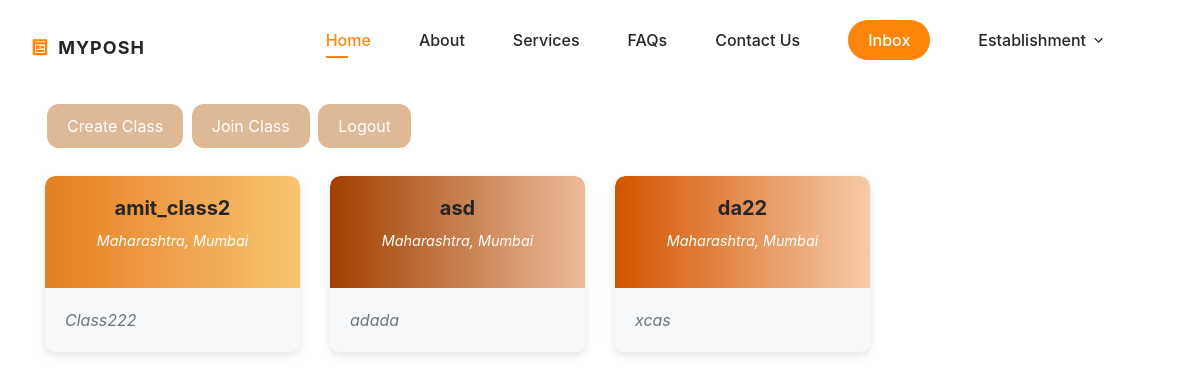
Screenshot of /group/ (signed in) with the database file from the repository.
### group/models.py (models this page shows, shortened)
class Enterprise(models.Model):
    enterprise_id = models.ForeignKey(settings.AUTH_USER_MODEL, on_delete=models.CASCADE)
    group_id = models.ForeignKey(Groups, on_delete=models.CASCADE)

class Groups(models.Model):
    group_name = models.CharField(max_length=100)
    section = models.CharField(max_length=100,default='Third Year')
    group_code = models.CharField(max_length = 10,default='0000000')

### group/views.py (the view)
# urls.py: path('group/', include('group.urls')),
def group(request):
    enterprise_mapping = Enterprise.objects.filter(enterprise_id = request.user).select_related('group_id')
    employee_mapping = Employee.objects.filter(employee_id = request.user).select_related('group_id')
    enterprise_all = Enterprise.objects.all()
    enterprise = EstablishmentUser.objects.filter(username = enterprise_all.first().enterprise_id).values('state', 'city')
    is_enterprise = True if str(request.user.username).startswith('ES') else False
    mappings = chain(enterprise_mapping, employee_mapping)
    return render(request,'groups.html',{'mappings':mappings,'teachers_all':enterprise_all, 'enterprise': enterprise, 'is_enterprise': is_enterprise})

### posh/templatetags/get_group.py (called while the page is built)
@register.filter(name='has_group')
def has_group(user, group_name):
    return user.groups.filter(name=group_name).exists()

### group/templates/groups.html (shortened to what this page needs)
{% extends "base.html" %}
{% load static %}
{% load humanize %}
{% block stylescss %}
<link rel="stylesheet" href="https://stackpath.bootstrapcdn.com/bootstrap/4.5.2/css/bootstrap.min.css">
<link rel="stylesheet" href="https://cdnjs.cloudflare.com/ajax/libs/font-awesome/4.7.0/css/font-awesome.min.css">
{% endblock %}
{% block content %}
<div class="container min-vh-100" id="top">
  <div class="d-flex justify-content-between align-items-center mb-4">
      <div>
        {% if is_enterprise %}
          <button class="mybtn myinfo mybtn-active" type="button" data-toggle="modal" data-target="#add_class">Create Class</button>
        {% endif %}
          <button class="mybtn myinfo mybtn-active" type="button" data-toggle="modal" data-target="#join_class">Join Class</button>
          <a href="{% url 'logout' %}" class="mybtn myinfo mybtn-active" style="text-decoration: none;">Logout</a>
      </div>
  </div>
  {% if mappings %}
  <div class="row">
    {% for mapping in mappings %}
      {% if forloop.counter|divisibleby:4 %}
        <div class="col-md-3">
          <div class="card custom_card card-margin">
            <div class="img-as-background colorme">
              <a href="{% url 'group:render_class' mapping.group_id.id %}" class="class-link">
                <h2 class="class-name-style">{{ mapping.group_id.group_name|truncatechars:30 }}</h2>
              </a>
              {% comment %} <p class="section-style"><i>{{ state|truncatechars:30 }},{{ city|truncatechars:30 }}</i></p> {% endcomment %}
              {% for teacher in enterprise %}
                {% comment %} {% if teacher.group_id == mapping.group_id %} {% endcomment %}
                  <p class="section-style"><i>{{ teacher.state|truncatechars:30 }},{{ teacher.city|truncatechars:30 }}</i></p>
                {% comment %} {% endif %} {% endcomment %}
              {% endfor %}
            </div>
            <div class="card-body card-text">
              <i>{{ mapping.group_id.section|truncatechars:20 }}</i>
            </div>
          </div>
        </div>
      {% if not forloop.last %}
        <br>
        <div class="row">
      {% endif %}
      {% else %}
        <div class="col-md-3">
          <div class="card custom_card card-margin">
            <div class="img-as-background colorme">
              <a href="{% url 'group:render_class' mapping.group_id.id %}" class="class-link">
                <h2 class="class-name-style">{{ mapping.group_id.group_name|truncatechars:30 }}</h2>
              </a>
              {% for teacher in enterprise %}
                  <p class="section-style"><i>{{ teacher.state|truncatechars:30 }},{{ teacher.city|truncatechars:30 }}</i></p>
              {% endfor %}
            </div>
            <div class="card-body card-text">
              <i>{{ mapping.group_id.section|truncatechars:30 }}</i>
            </div>
          </div>
        </div>
      {% endif %}
    {% endfor %}
  </div>
{% endif %}
</div>
{% endblock %}

### static/assets/css/main.css (style rules this page uses)
:root { --header-height: 3.5rem; --first-color: hsl(30, 100%, 52%); --first-color-alt: hsl(29, 54%, 73%); --first-color-light: hsl(30, 100%, 85%); --first-color-lighten: hsl(30, 100%, 95%); --title-color: hsl(30, 3%, 15%); --text-color: hsl(30, 4%, 25%); --text-color-light: hsl(30, 4%, 45%); --body-color: hsl(30, 0%, 100%);; --container-color: #FFF; --background-footer-color: rgb(29, 26, 26); --footer-text-color: rgb(245, 244, 244); --body-font: 'Poppins', sans-serif; --big-font-size: 2rem; --h1-font-size: 1.5rem; --h2-font-size: 1.25rem; --h3-font-size: 1rem; --normal-font-size: .938rem; --small-font-size: .813rem; --smaller-font-size: .75rem; --font-medium: 500; --font-semi-bold: 600; --mb-0-5: .5rem; --mb-0-75: .75rem; --mb-1: 1rem; --mb-1-5: 1.5rem; --mb-2: 2rem; --mb-2-5: 2.5rem; --z-tooptip: 10; --z-fixed: 100; }
@media screen and (min-width: 1000px) { :root { --big-font-size: 3.5rem; --h1-font-size: 2.25rem; --h2-font-size: 1.5rem; --h3-font-size: 1.25rem; --normal-font-size: 1rem; --small-font-size: .875rem; --smaller-font-size: .813rem; } }
* { box-sizing: border-box; padding: 0; margin: 0; text-decoration: none !important; }
html { scroll-behavior: smooth; }
body, button, input, textarea { font-family: var(--body-font); font-size: var(--normal-font-size); }
body { margin: var(--header-height) 0 0 0; background-color: var(--body-color); color: var(--text-color); transition: .4s; }
button { cursor: pointer; border: none; outline: none; }
h1, h2, h3 { color: var(--title-color); font-weight: var(--font-semi-bold); }
a { max-width: 100%; height: auto; }
.container { max-width: 968px; margin-left: var(--mb-1-5); margin-right: var(--mb-1-5); }
@media screen and (min-width: 767px) { body { margin: 0; } }
@media screen and (min-width:992px) { .container { margin-left: auto; margin-right: auto; } }

### static/assets/css/profile.css (style rules this page uses)
:root { --header-height: 3.5rem; --first-color: hsl(30, 100%, 52%); --first-color-alt: hsl(29, 54%, 73%); --first-color-light: hsl(30, 100%, 85%); --first-color-lighten: hsl(30, 100%, 95%); --title-color: hsl(30, 3%, 15%); --text-color: hsl(30, 4%, 25%); --text-color-light: hsl(30, 4%, 45%); --body-color: hsl(30, 0%, 100%);; --container-color: #FFF; --background-footer-color: rgb(29, 26, 26); --footer-text-color: rgb(245, 244, 244); --body-font: 'Poppins', sans-serif; --big-font-size: 2rem; --h1-font-size: 1.5rem; --h2-font-size: 1.25rem; --h3-font-size: 1rem; --normal-font-size: .938rem; --small-font-size: .813rem; --smaller-font-size: .75rem; --font-medium: 500; --font-semi-bold: 600; --mb-0-5: .5rem; --mb-0-75: .75rem; --mb-1: 1rem; --mb-1-5: 1.5rem; --mb-2: 2rem; --mb-2-5: 2.5rem; --z-tooptip: 10; --z-fixed: 100; }
@media screen and (min-width: 1000px) { :root { --big-font-size: 3.5rem; --h1-font-size: 2.25rem; --h2-font-size: 1.5rem; --h3-font-size: 1.25rem; --normal-font-size: 1rem; --small-font-size: .875rem; --smaller-font-size: .813rem; } }
html { scroll-behavior: smooth; }
body, button, input, textarea { font-family: var(--body-font); font-size: var(--normal-font-size); }
body { margin: var(--header-height) 0 0 0; background-color: var(--body-color); color: var(--text-color); transition: .4s; margin-top: 6rem; }
button { cursor: pointer; border: none; outline: none; }
h1, h2, h3 { color: var(--title-color); font-weight: var(--font-semi-bold); }
a { max-width: 100%; height: auto; }

### group/templates/groups.html (style rules this page uses)
.mybtn { background-color: var(--first-color); border: none; color: white; padding: 10px 20px; text-align: center; text-decoration: none; display: inline-block; font-size: 16px; margin: 4px 2px; transition-duration: 0.4s; cursor: pointer; border-radius: 12px; }
.mybtn-active { background-color: var(--first-color-alt); color: white; }
div#top { margin-top: 100px; }
.card.custom_card { border: none; border-radius: 10px; box-shadow: 0 4px 8px rgba(0, 0, 0, 0.1); overflow: hidden; margin-bottom: 1rem; }
.card-margin { margin-bottom: 1.5rem; }
.img-as-background { position: relative; padding: 20px; border-top-left-radius: 10px; border-top-right-radius: 10px; background-size: cover; background-repeat: no-repeat; color: white; text-align: center; }
.class-link { text-decoration: none; color: inherit; }
.class-name-style { font-size: 1.25rem; font-weight: bold; margin-bottom: 10px; }
.section-style { font-size: 0.9rem; margin-top: 5px; }
.card-body { padding: 1rem; background-color: #f8f9fa; }
.card-text i { color: #6c757d; }

### rows the page displays
Enterprise: group_id.group_name "amit_class2", state "Maharashtra", city "Mumbai", group_id.section "Class222"
Enterprise: group_id.group_name "asd", state "Maharashtra", city "Mumbai", group_id.section "adada"
Enterprise: group_id.group_name "da22", state "Maharashtra", city "Mumbai", group_id.section "xcas"
